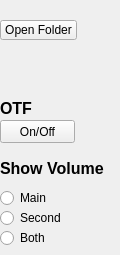
     <widget class="QWidget" name="SuperImposition">
      <attribute name="title">
       <string>Super Imposition</string>
      </attribute>
      <widget class="QToolButton" name="m_btnDicomOpenFolderSI">
       <property name="geometry">
        <rect>
         <x>0</x>
         <y>20</y>
         <width>77</width>
         <height>20</height>
        </rect>
       </property>
       <property name="text">
        <string>Open Folder</string>
       </property>
      </widget>
      <widget class="QToolButton" name="m_btnOTFonoffSI">
       <property name="geometry">
        <rect>
         <x>0</x>
         <y>120</y>
         <width>75</width>
         <height>23</height>
        </rect>
       </property>
       <property name="text">
        <string>On/Off</string>
       </property>
      </widget>
      <widget class="QLabel" name="MeasureLabel_8">
       <property name="geometry">
        <rect>
         <x>0</x>
         <y>100</y>
         <width>71</width>
         <height>16</height>
        </rect>
       </property>
       <property name="font">
        <font>
         <family>Arial</family>
         <pointsize>12</pointsize>
         <weight>75</weight>
         <bold>true</bold>
        </font>
       </property>
       <property name="text">
        <string>OTF</string>
       </property>
      </widget>
      <widget class="QLabel" name="MeasureLabel_9">
       <property name="geometry">
        <rect>
         <x>0</x>
         <y>160</y>
         <width>111</width>
         <height>16</height>
        </rect>
       </property>
       <property name="font">
        <font>
         <family>Arial</family>
         <pointsize>12</pointsize>
         <weight>75</weight>
         <bold>true</bold>
        </font>
       </property>
       <property name="text">
        <string>Show Volume</string>
       </property>
      </widget>
      <widget class="QRadioButton" name="m_rbtnMainVolSI">
       <property name="geometry">
        <rect>
         <x>0</x>
         <y>190</y>
         <width>90</width>
         <height>16</height>
        </rect>
       </property>
       <property name="text">
        <string>Main</string>
       </property>
      </widget>
      <widget class="QRadioButton" name="m_rbtnSecVolSI">
       <property name="geometry">
        <rect>
         <x>0</x>
         <y>210</y>
         <width>90</width>
         <height>16</height>
        </rect>
       </property>
       <property name="text">
        <string>Second</string>
       </property>
      </widget>
      <widget class="QRadioButton" name="m_rbtnBothVolSI">
       <property name="geometry">
        <rect>
         <x>0</x>
         <y>230</y>
         <width>90</width>
         <height>16</height>
        </rect>
       </property>
       <property name="text">
        <string>Both</string>
       </property>
      </widget>
     </widget>
